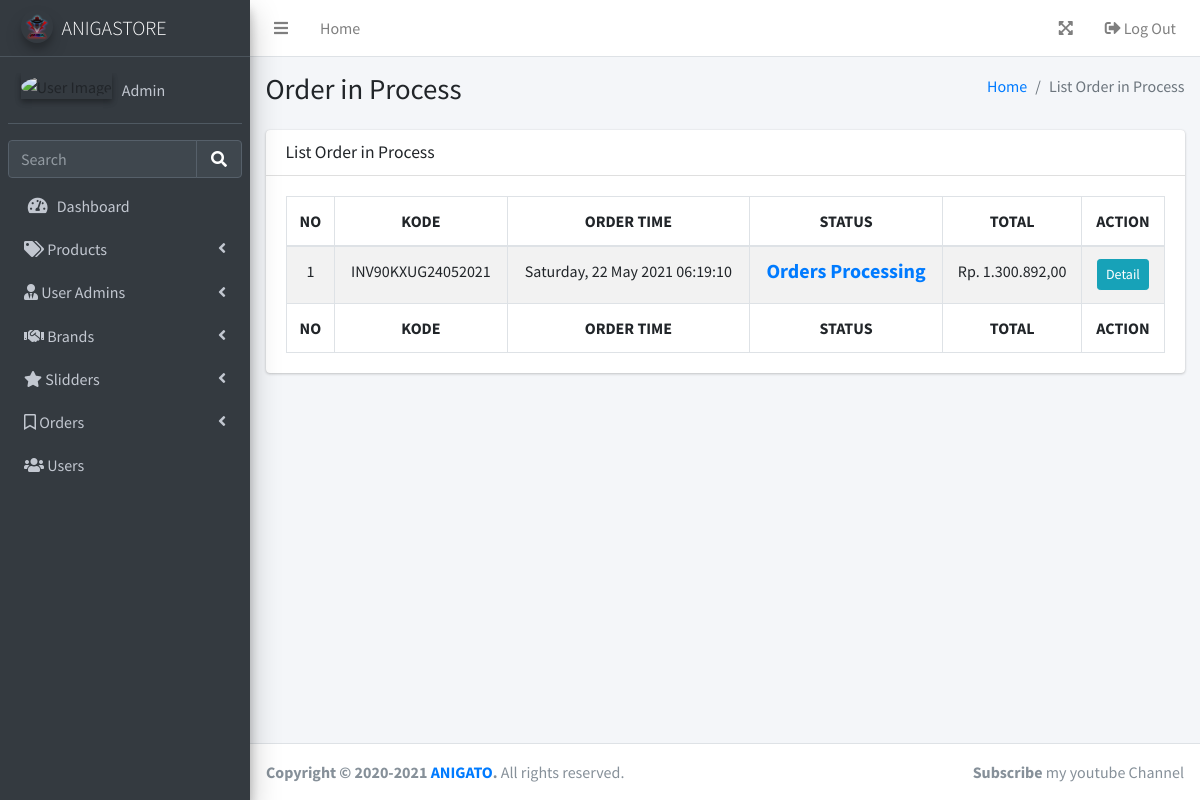
The page /layouts/backend/orders/index_process.php (signed in) on the database its author committed.
### tables this page shows
CREATE TABLE `orders` (
  `id` int(11) NOT NULL,
  `kode_pemesanan` varchar(255) NOT NULL,
  `id_user` int(11) NOT NULL,
  `order_time` datetime NOT NULL,
  `status` int(11) NOT NULL,
  `total_qty` int(11) NOT NULL,
  `total_price` int(11) NOT NULL,
  `payment` varchar(20) DEFAULT NULL
);

### php/function.php (called while the page is built, shortened)
<?php
function koneksi()
{
    $conn = mysqli_connect("localhost", "root", "");
    mysqli_select_db($conn, "pw_tubes_203040096");
    return $conn;
}
function query($sql)
{
    $conn = koneksi();
    $res = mysqli_query($conn, "$sql");
    $rows = [];
    while ($row = mysqli_fetch_assoc($res)) {
        $rows[] = $row;
    }
    return $rows;
}
function rupiah($harga)
{
    $hasil_harga = "Rp. " . number_format($harga, 2, ',', '.');
    return $hasil_harga;
}

### layouts/backend/orders/index_process.php (the view, shortened to what this page needs)
<?php
require '../function.php';
$order = query("select*from orders where status = 1 order by order_time desc");
?>
<!DOCTYPE html>
<html lang="en">
<head>
    <?php require_once '../../../themes/backend/parts/link-header.php' ?>
</head>
<body class="hold-transition sidebar-mini layout-fixed layout-navbar-fixed">
    <div class="wrapper">
        <?php require_once '../../../themes/backend/parts/navbar.php'; ?>
        <?php require_once '../../../themes/backend/parts/sidebar.php'; ?>
        <div class="content-wrapper">
            <section class="content-header">
                <div class="container-fluid">
                    <div class="row mb-2">
                        <div class="col-sm-6">
                            <h1>Order in Process</h1>
                        </div>
                        <div class="col-sm-6">
                            <ol class="breadcrumb float-sm-right">
                                <li class="breadcrumb-item"><a href="#">Home</a></li>
                                <li class="breadcrumb-item active">List Order in Process</li>
                            </ol>
                        </div>
                    </div>
                </div>
            </section>
            <section class="content">
                <div class="container-fluid">
                    <div class="row">
                        <div class="col-12">
                            <div class="card">
                                <div class="card-header">
                                    <h3 class="card-title">List Order in Process</h3>
                                </div>
                                <div class="card-body">
                                    <table id="example1" class="table table-bordered table-striped">
                                        <thead>
                                            <tr class="text-center">
                                                <th>NO</th>
                                                <th>KODE</th>
                                                <th>ORDER TIME</th>
                                                <th>STATUS</th>
                                                <th>TOTAL</th>
                                                <th>ACTION</th>
                                            </tr>
                                        </thead>
                                        <tbody>
                                            <?php $i = 1; ?>
                                            <?php foreach ($order as $order) : ?>
                                                <tr class="text-center">
                                                    <td><?= $i++; ?></td>
                                                    <td><?= $order["kode_pemesanan"]; ?></td>
                                                    <td>
                                                        <?= strftime("%A", strtotime($order["order_time"])) . ", " . date("d", strtotime($order["order_time"])) . " " . strftime("%B", strtotime($order["order_time"])) . " " . date("Y", strtotime($order["order_time"])) ." ".date("H:i:s", strtotime($order["order_time"]))?>
                                                    </td>
                                                    <td>
                                                        <?php
                                                        switch ($order['status']) {
                                                            case 1:
                                                                echo '<h5 class="text-primary font-weight-bold">Orders Processing</h5>';
                                                                break;
                                                        }
                                                        ?>
                                                    </td>
                                                    <td><?= rupiah($order["total_price"]) ?></td>
                                                    <td>
                                                        <a href="detail.php?id=<?= $order['id']; ?>" class="btn btn-sm btn-info ">Detail</a>
                                                    </td>
                                                </tr>
                                            <?php endforeach; ?>
                                        </tbody>
                                        <tfoot>
                                            <tr class="text-center">
                                                <th>NO</th>
                                                <th>KODE</th>
                                                <th>ORDER TIME</th>
                                                <th>STATUS</th>
                                                <th>TOTAL</th>
                                                <th>ACTION</th>
                                            </tr>
                                        </tfoot>
                                    </table>
                                </div>
                            </div>
                        </div>
                    </div>
            </section>
        </div>
        <?php require_once '../../../themes/backend/parts/footer.php'; ?>
    </div>
</body>
</html>

### rows shown on the page
orders: kode_pemesanan "INV90KXUG24052021", order_time "Saturday", order_time "22", order_time "May", order_time "2021", order_time "06:19:10", status "Orders Processing", total_price "Rp. 1.300.892,00"

### other values the page prints
$_SESSION['username'] "Admin"
